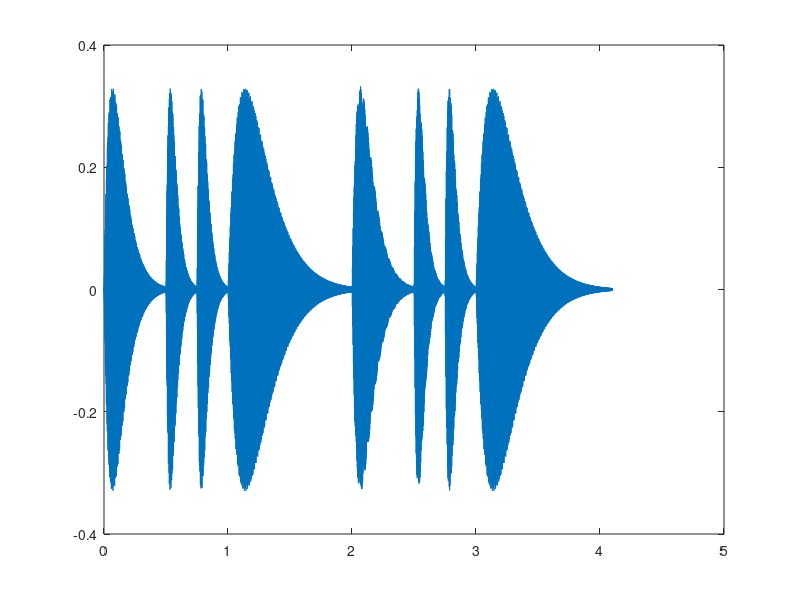

This figure's MATLAB source: (Note: this script raises an error after producing the figure.)
baseA = 220;
realBase = baseA * 2^(8/12);  % 1=F调
% 乐曲中用到的基本是低一组和高一组
diffs = [-12,-10,-8,-7,-5,-3,-1,0,2,4,5,7,9,11,12,14,16,17,19,21,23];
baseFreq = realBase*2.^(diffs/12);
mid = @(x) baseFreq(x+7);  % mid(1) = F
low = @(x) baseFreq(x);
high = @(x) baseFreq(x+14);

Fs = 8000;
beatTime = 0.5;
shiftRatio = 1.1;
song = [ % 按照2拍分节
    mid(5),1; mid(5),0.5; mid(6),0.5;
    mid(2),2;
    mid(1),1; mid(1),0.5; low(6),0.5;
    mid(2),2;
];
envelope = @(x) (2*x.*exp(-8*x));

tunes = [];
rows = size(song, 1);
shiftLen = 0;
for k = 1:rows
    f = song(k,1);
    T = beatTime * song(k,2) * shiftRatio;  % 这里对单音做延长
    t = linspace(0, T, Fs*T)';
    harmoConfs = [1.0000    1.4572    0.9587    1.0999    0.0523    0.1099    0.3589    0.1240    0.1351    0.0643    0.0019  0.0058];
    res = sin(2*pi*f*t*(1:length(harmoConfs))) * harmoConfs' .* envelope(t/T) ;
    tunes = [
        tunes(1:end-shiftLen);
        tunes(end-shiftLen+1:end) + res(1:shiftLen);
        res(shiftLen+1:end);
    ]; % 拼接，没有check res是否够长，通常可以满足
    shiftLen = round(Fs * beatTime * song(k, 2) * (shiftRatio - 1));  % 取到延长部分的点数
end

plot([0:length(tunes)-1]/Fs, tunes);
sound(tunes, Fs);
audiowrite('../results/3_1.wav', tunes, Fs);
